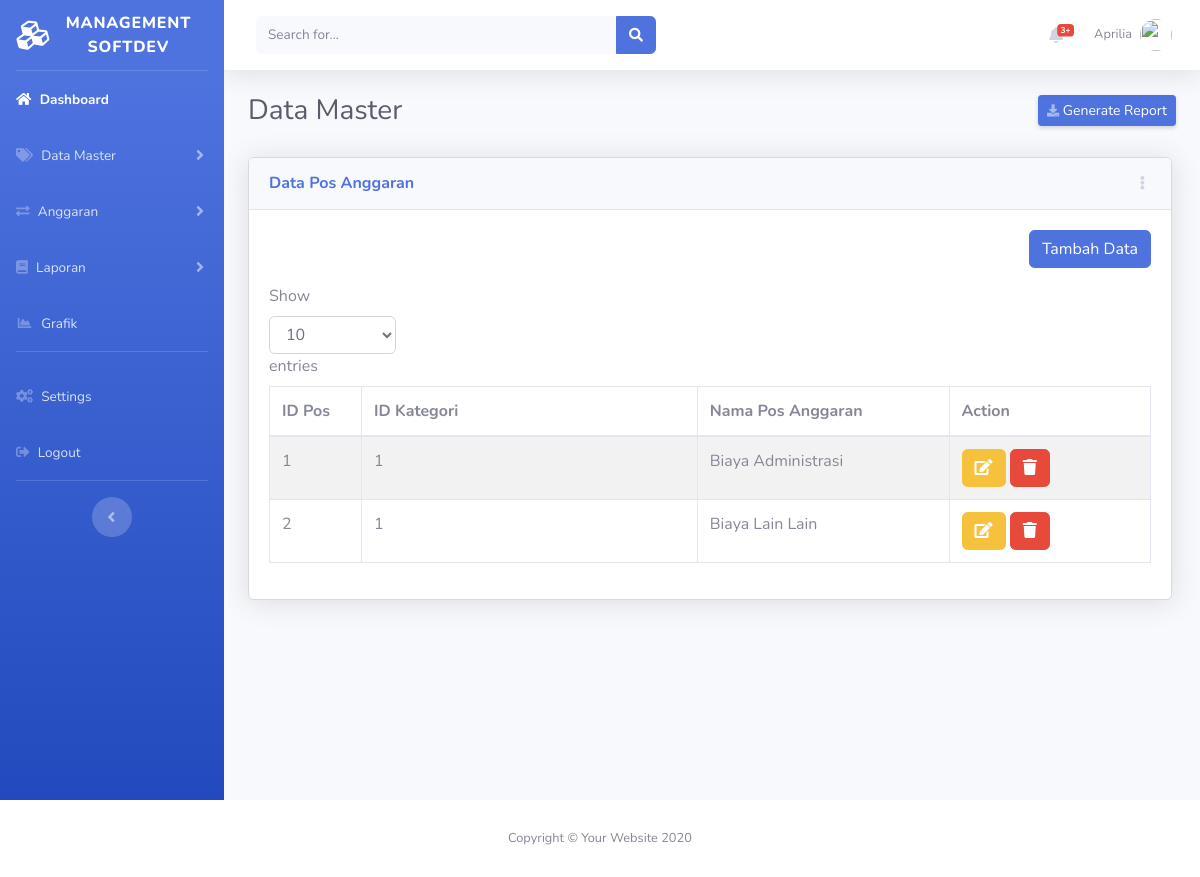
The app's page /index.php/master/pos with its own data.
### tables this page shows
CREATE TABLE `tbl_pos` (
  `id_pos` int(11) NOT NULL,
  `id_kategori` int(11) NOT NULL,
  `nama_pos` varchar(50) NOT NULL
);

### application/controllers/Master.php (called while the page is built, shortened)
<?php
class Master extends CI_Controller
{
    public function __construct()
    {
        $this->load->model('admin');
        $this->load->model('anggaran');
        $this->load->model('klien');
        $this->load->model('pos');
        $this->load->model('user');
        $this->load->library('form_validation');
    }
    function pos()
    {
        $data['pos'] = $this->pos->getAll();
        $this->load->view('headfoot/header');
        $this->load->view('pos/list-pos', $data);
        $this->load->view('headfoot/footer');
    }
}

### index.php (called while the page is built, shortened)
<?php
require_once BASEPATH.'core/CodeIgniter.php';

### application/models/Pos.php (called while the page is built, shortened)
<?php
class Pos extends CI_Model
{
    public function getAll()
    {
        return $this->db->get("tbl_pos")->result();
    }
}

### application/views/pos/list-pos.php (the view, shortened to what this page needs)
<div class="container-fluid">
    <div class="d-sm-flex align-items-center justify-content-between mb-4">
        <h1 class="h3 mb-0 text-gray-800">Data Master</h1>
        <a href="#" class="d-none d-sm-inline-block btn btn-sm btn-primary shadow-sm"><i class="fas fa-download fa-sm text-white-50"></i> Generate Report</a>
    </div>
    <div class="row">
        <div class="col-xl-12 col-lg-12">
            <div class="card shadow mb-4">
                <div class="card-header py-3 d-flex flex-row align-items-center justify-content-between">
                    <h6 class="m-0 font-weight-bold text-primary">Data Pos Anggaran</h6>
                    <div class="dropdown no-arrow">
                        <a class="dropdown-toggle" href="#" role="button" id="dropdownMenuLink" data-toggle="dropdown" aria-haspopup="true" aria-expanded="false">
                            <i class="fas fa-ellipsis-v fa-sm fa-fw text-gray-400"></i>
                        </a>
                    </div>
                </div>
                <div class="card-body">
                    <form action="<?php echo site_url('master/pos') ?>" method="POST">
                        <div class="form-group">
                            <div style="float:right">
                                <a href="<?php echo site_url('master/tambah_pos') ?>" class="btn btn-primary">Tambah Data</a>
                            </div>
                            <div class="clearfix"></div>
                        </div>
                        <div class="x_content">
                            <div class="row">
                                <div class="col-md-12">
                                    <di class="table-responsive">
                                        <table class="table table-striped table-bordered dt-responsive nowrap" id="datatable">
                                            <div class="row">
                                                <div class="col-sm-2">
                                                    <div class="dataTables_length" id="datatable_length">
                                                        <label>Show</label>
                                                        <select name="datatable_length" aria-controls="datatable" class="form-control input-sm">
                                                            <option value="10">10</option>
                                                        </select>
                                                        <label>entries</label>
                                                    </div>
                                                </div>
                                            </div>
                                </div>
                                <thead>
                                    <tr>
                                        <th width="5%">ID Pos</th>
                                        <th width="20%">ID Kategori</th>
                                        <th width="15%">Nama Pos Anggaran</th>
                                        <th width="12%">Action</th>
                                    </tr>
                                </thead>
                                <tbody>
                                    <?php
                                    foreach ($pos as $value) { ?>
                                        <tr>
                                            <td><?php echo $value->id_pos ?></td>
                                            <td><?php echo $value->id_kategori ?></td>
                                            <td><?php echo $value->nama_pos ?></td>
                                            <td>
                                                <a href="<?php echo site_url('master/edit_pos/' . $value->id_pos) ?>" class="btn btn-warning"><i class="fa fa-edit"></i></a>
                                                <a href="<?php echo site_url('master/delete_pos/' . $value->id_pos) ?>" onclick="return confirm('Hapus data ini?')" class="btn btn-danger"><i class="fa fa-trash"></i></a>
                                            </td>
                                        </tr>
                                    <?php   }
                                    ?>
                                </tbody>
                            </div>
                        </div>
                </div>
            </div>
        </div>
    </div>
</div>
</div>
</div>
</div>

### application/views/headfoot/header.php (style rules this page uses)
.card { margin: 5px 4px 10px 0px; background-color: #fff; transition: box-shadow .25s; border: 1px solid #d9d9d9; }

### records on screen
tbl_pos: id_pos "1", id_kategori "1", nama_pos "Biaya Administrasi"
tbl_pos: id_pos "2", id_kategori "1", nama_pos "Biaya Lain Lain"
